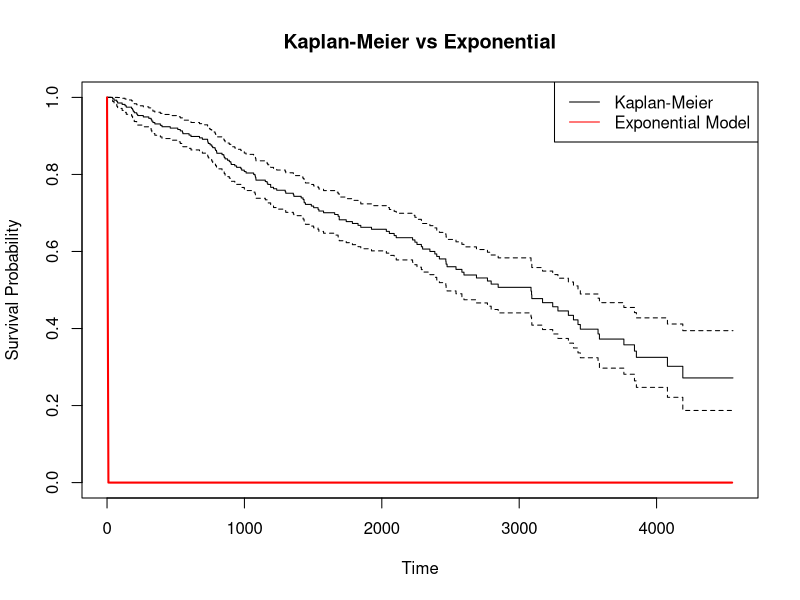
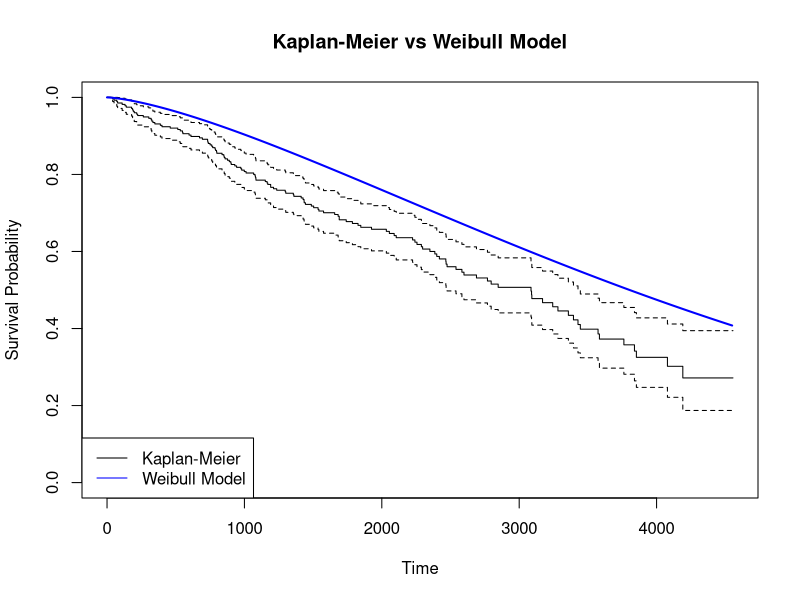
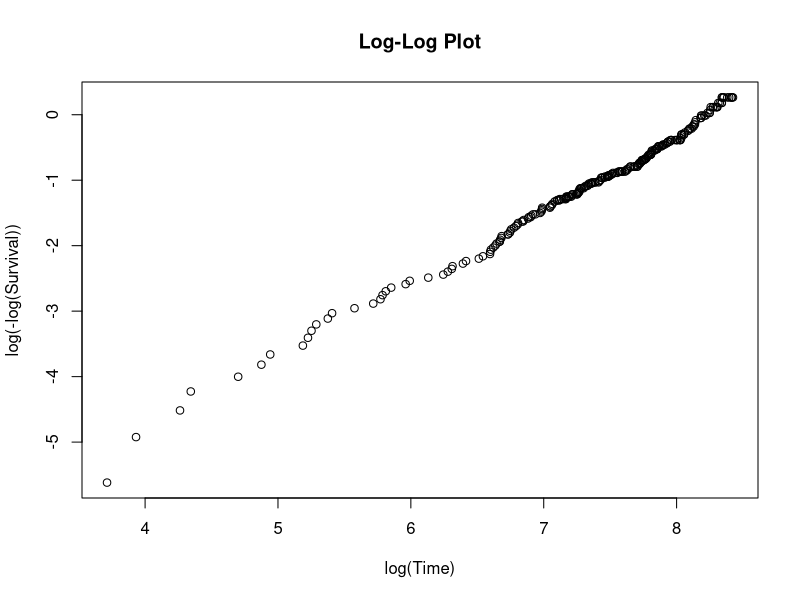
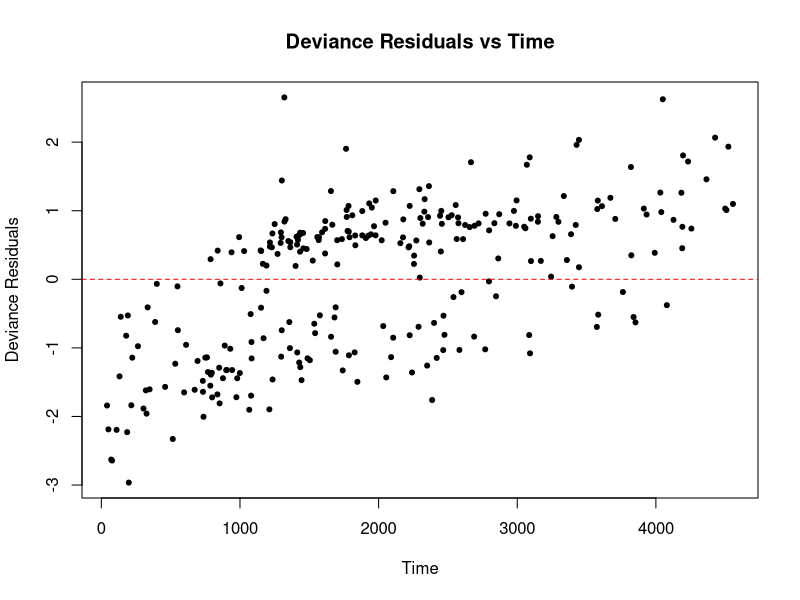
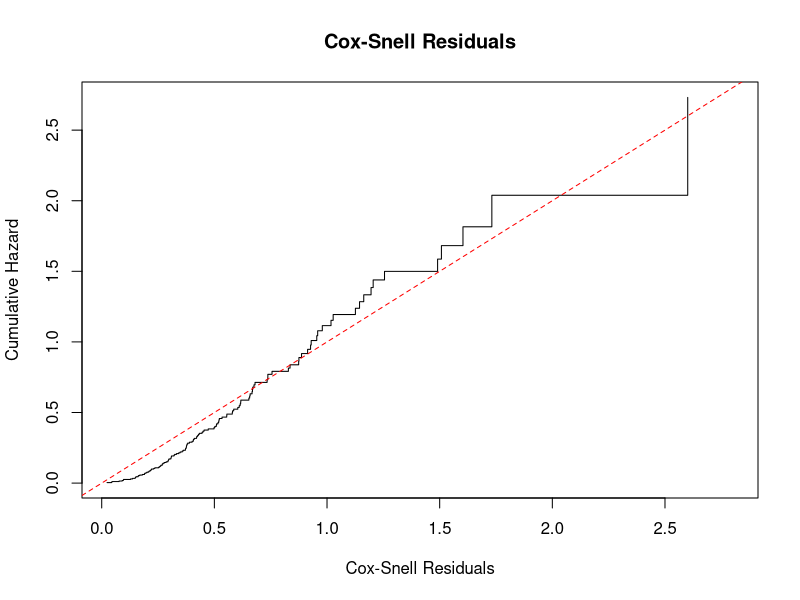

Write the R code that produced these figures, in order.
## ---- chunk 1
knitr::opts_chunk$set(echo = TRUE)
library(survival)
library(survminer)
library(tidyverse)
## ---- chunk 2
data("pbc", package = "survival")
# Inspect the dataset
str(pbc)
skimr::skim(pbc)

pbcseq_cleaned <- pbc %>%
  filter(trt != "NA", 
         chol != "NA",
         trig != "NA",
         platelet != "NA",
         copper != "NA") %>%
  mutate(status = case_when(
    status == 0 ~ 0, 
    status == 1 ~ 1, 
    status == 2 ~ 1   
  ),
 trt = case_when(
 trt == 1 ~ 1,
 trt == 2 ~ 0)) %>%
  mutate(
    sex = as.factor(sex),
    trt = as.factor(trt),
    ascites = as.factor(ascites),
    edema = as.factor(edema),
    hepato = as.factor(hepato),
    spiders = as.factor(spiders),
    stage = as.factor(stage)
  )

skimr::skim(pbcseq_cleaned)
pbcseq_cleaned$surv_object <- Surv(time = pbcseq_cleaned$time, event = pbcseq_cleaned$status)
## ---- chunk 3
# Log-rank test (rho = 0)
logrank_test <- survdiff(surv_object ~ trt, data = pbcseq_cleaned , rho = 0)
logrank_test
## ---- chunk 4
# Stepwise selection with all variables
full_model <- survreg(Surv(time, status) ~ trt + spiders+ edema + bili + albumin + copper + protime + stage + age + sex + ascites + hepato,
                      data = pbcseq_cleaned,
                      dist = "exponential")
selected_model <- step(full_model, direction = "both", trace = FALSE)

# Summarize selected model
summary(selected_model)
## ---- chunk 5
exp_model <- survreg(Surv(time, status) ~ bili + albumin + copper + protime + stage + sex, 
                         data = pbcseq_cleaned, 
                         dist = "exponential")
summary(exp_model)
## ---- chunk 6
# Perform Likelihood Ratio Test
null_model <- survreg(Surv(time, status) ~ 1, 
                      data = pbcseq_cleaned, 
                      dist = "exponential")

anova(null_model, exp_model, test = "Chisq")
## ---- chunk 7
# Model Fit Comparison using AIC
AIC(null_model, exp_model)

# Diagnostic Plot: Comparing Model Survival to Kaplan-Meier
km_fit <- survfit(Surv(time, status) ~ 1, data = pbcseq_cleaned)
plot(km_fit, xlab = "Time", ylab = "Survival Probability", main = "Kaplan-Meier vs Exponential")
lines(seq(0, max(pbcseq_cleaned$time), by = 10),
      exp(-exp_model$scale * seq(0, max(pbcseq_cleaned$time), by = 10)), 
      col = "red", lwd = 2)
legend("topright", legend = c("Kaplan-Meier", "Exponential Model"), col = c("black", "red"), lty = 1)
## ---- chunk 8
# Stepwise selection with all variables
full_model <- survreg(Surv(time, status) ~ trt + spiders+ edema + bili + albumin + copper + protime + stage + age + sex + ascites + hepato, data = pbcseq_cleaned, dist = "weibull")
selected_model <- step(full_model, direction = "both", trace = FALSE)

# Summarize selected model
summary(selected_model)
## ---- chunk 9
weibull_model <- survreg(Surv(time, status) ~ edema + albumin + protime + stage + sex, data = pbcseq_cleaned, dist = "weibull")	
summary(weibull_model)
## ---- chunk 10
# Perform Likelihood Ratio Test
null_model <- survreg(Surv(time, status) ~ 1, 
                      data = pbcseq_cleaned, 
                      dist = "weibull")

anova(null_model, exp_model, test = "Chisq")
## ---- chunk 11
# Extract Weibull parameters
scale_weibull <- exp(coef(weibull_model)["(Intercept)"])  # Scale parameter (λ)
shape_weibull <- 1 / weibull_model$scale  # Shape parameter (k)

# Generate time points for Weibull survival function
time_points <- seq(0, max(pbcseq_cleaned$time, na.rm = TRUE), by = 10)

# Calculate Weibull survival probabilities
weibull_survival <- exp(-((time_points / scale_weibull) ^ shape_weibull))

# Plot Kaplan-Meier
km_fit <- survfit(Surv(time, status) ~ 1, data = pbcseq_cleaned)
plot(km_fit, xlab = "Time", ylab = "Survival Probability", main = "Kaplan-Meier vs Weibull Model")

# Add Weibull survival curve
lines(time_points, weibull_survival, col = "blue", lwd = 2)

# Add legend
legend("bottomleft", legend = c("Kaplan-Meier", "Weibull Model"), col = c("black", "blue"), lty = 1)
## ---- chunk 12
AIC(exp_model, weibull_model)
## ---- chunk 13
km_fit <- survfit(Surv(time, status) ~ 1, data = pbcseq_cleaned)
plot(log(km_fit$time), log(-log(km_fit$surv)), xlab = "log(Time)", ylab = "log(-log(Survival))", main = "Log-Log Plot")
abline(a = coef(weibull_model)["(Intercept)"], b = 1 / weibull_model$scale, col = "blue")
## ---- chunk 14
# Compute deviance residuals
deviance_resid <- residuals(weibull_model, type = "deviance")

# Plot deviance residuals
plot(pbcseq_cleaned$time, deviance_resid, xlab = "Time", ylab = "Deviance Residuals",
     main = "Deviance Residuals vs Time", pch = 20)
abline(h = 0, col = "red", lty = 2)
## ---- chunk 15
# Compute Cox-Snell residuals
cox_snell_resid <- pbcseq_cleaned$time * exp(-predict(weibull_model, type = "lp"))

# Fit a Kaplan-Meier survival curve to the Cox-Snell residuals
km_cox_snell <- survfit(Surv(cox_snell_resid, pbcseq_cleaned$status) ~ 1)

# Plot cumulative hazard of Cox-Snell residuals
plot(km_cox_snell$time, -log(km_cox_snell$surv), type = "s", xlab = "Cox-Snell Residuals",
     ylab = "Cumulative Hazard", main = "Cox-Snell Residuals")
abline(0, 1, col = "red", lty = 2)  # Add 45-degree line
## ---- chunk 16
# Perform likelihood ratio test
anova(exp_model, weibull_model, test = "Chisq")
## ---- chunk 17
AIC(exp_model, weibull_model)
